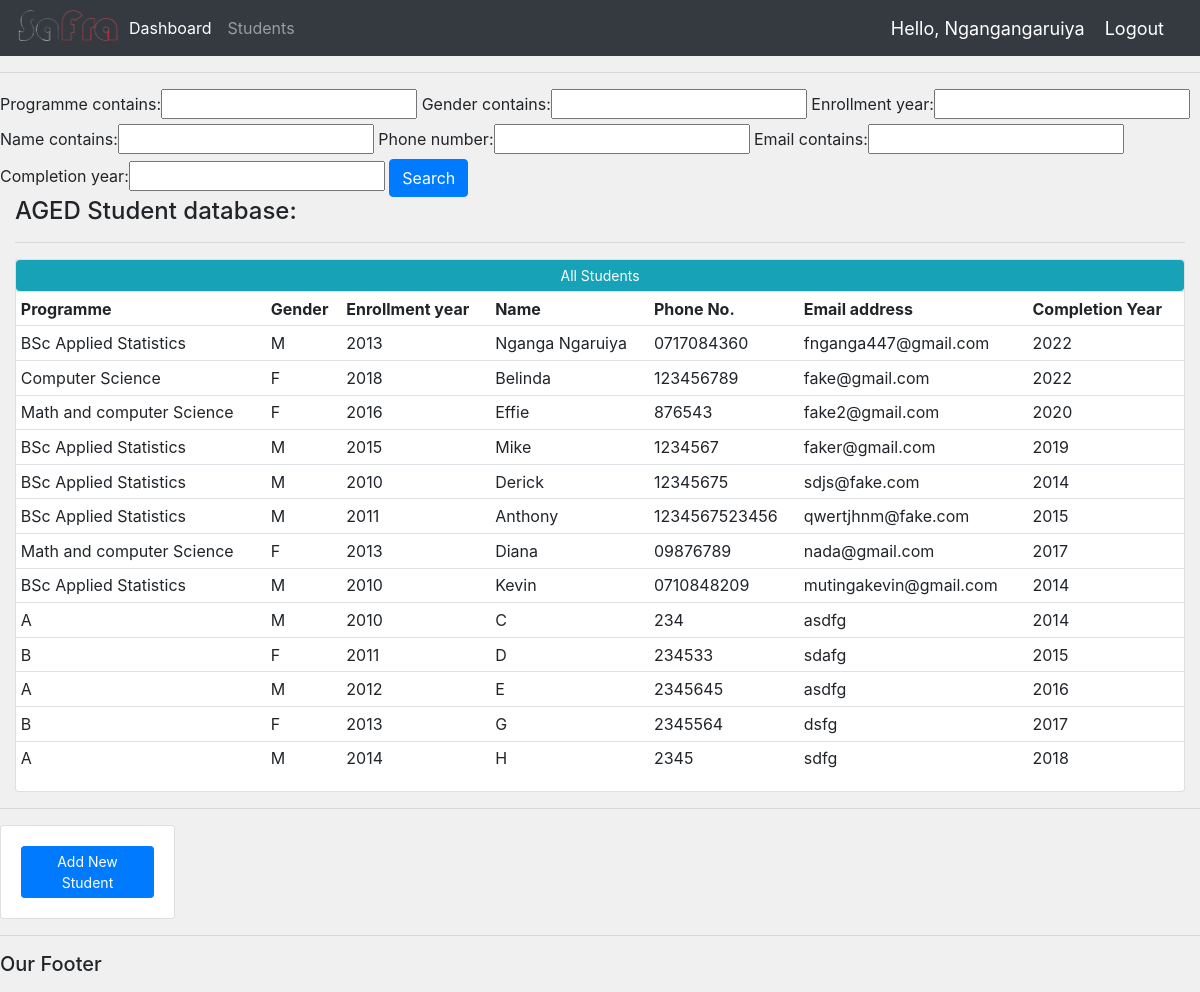
The app's page /students/ (signed in) with its own data.
### students/models.py (models this page shows, shortened)
class Student(models.Model):
	programme = models.CharField(max_length=100, null=True)
	gender = models.CharField(max_length=100, null=True)
	enrollment_year = models.IntegerField(null=True)
	name = models.CharField(max_length=100, null=True)
	phone_number = models.CharField(max_length=100, null=True)
	email = models.CharField(max_length=100, null=True)
	completion_year = models.IntegerField(null=True)

### students/views.py (the view)
# urls.py: path('students/', views.student_data, name='students'),
@login_required(login_url='login')
def student_data(request):
	students = Student.objects.all()
	myFilter = StudentFilter(request.GET, queryset=students)
	students = myFilter.qs
	context = {'students' : students, 'myFilter' : myFilter}
	return render(request, 'students/students.html', context)

### students/templates/students/students.html
{% extends 'students/main.html' %}
{% block content %}
<hr>
<form method="get">
	{{myFilter.form}}
<button class="btn btn-primary" type="submit">
	Search</button>
</form>
	<div class="table table-sm">
		<div class="col-md-12">
		<h4>AGED Student database:</h4>
		<hr>
		<div class="card">
			<a class="btn btn-info  btn-sm btn-block" href="">All Students</a>
			<table class="table">
				<tr>
					<th>Programme</th>
					<th>Gender</th>
					<th>Enrollment year</th>
					<th>Name</th>
					<th>Phone No.</th>
					<th>Email address</th>
					<th>Completion Year</th>
				</tr>
					{% for i in students %}
					<tr>
					<td>{{i.programme}} </td>
					<td>{{i.gender}} </td>
					<td>{{i.enrollment_year}} </td>
					<td>{{i.name}} </td>
					<td>{{i.phone_number}} </td>
					<td>{{i.email}} </td>
					<td>{{i.completion_year}} </td>
					</tr>
					{% endfor %}
			</table>
		</div>
	</div>
{% include 'students/creation.html' %}
{% endblock %}

### students/templates/students/main.html (shortened to what this page needs)
{% load static %}
<!DOCTYPE html>
<html>
<head>
	<link rel="stylesheet" href="https://cdn.jsdelivr.net/npm/bootstrap@4.3.1/dist/css/bootstrap.min.css">
	<link rel="stylesheet" type="text/css" href="{% static '/css/main.css' %}">
</head>
<body>
	{% include 'students/navbar.html' %}
	{% block content %}
	{% endblock %}
	<hr>
	<h5>Our Footer</h5>
</body>
</html>

### students/templates/students/navbar.html (shortened to what this page needs)
{% load static %}
<nav class="navbar navbar-expand-lg navbar-dark bg-dark">
  <img src="{% static '/images/SaFra Logo - Copy.png' %}" style="width: 105px; height: 40px">
  <div class="collapse navbar-collapse" id="navbarNav">
    <ul class="navbar-nav">
      <li class="nav-item active">
        <a class="nav-link" href="{% url 'home' %}">Dashboard <span class="sr-only">(current)</span></a>
      </li>
      <li class="nav-item">
        <a class="nav-link" href="{% url 'students' %}">Students</a>
      </li>
    </ul>
  </div>
  <span class="user_info">Hello, {{request.user|title}} </span>
  <span><a class="user_info" href="{% url 'logout' %}"> Logout</a></span>
</nav>

### students/templates/students/creation.html
<hr>
<div class="row">
	<div class="col-md-2">
	<div class="https://www.youtube.com/watch?v=oCIJqtOqkC8&list=PLjYn2orKlXao0Md4v8fdI1jtU_qiZbOSM&index=1
	">
		<div class="card card-body">
			<a class="btn btn-primary  btn-sm btn-block" href="{% url 'create_student' %}">Add New Student</a>
 		</div>
	</div>
	</div>
</div>

### static/css/main.css (style rules this page uses)
body { background-color: #f0f0f0 }

### students/templates/students/navbar.html (style rules this page uses)
.user_info { font-size: 18px; color: #fff; margin-right: 20px; }

### records on screen
Student: programme "BSc Applied Statistics", gender "M", enrollment_year "2013", name "Nganga Ngaruiya", phone_number "0717084360", email "fnganga447@gmail.com", completion_year "2022"
Student: programme "Computer Science", gender "F", enrollment_year "2018", name "Belinda", phone_number "123456789", email "fake@gmail.com", completion_year "2022"
Student: programme "Math and computer Science", gender "F", enrollment_year "2016", name "Effie", phone_number "876543", email "fake2@gmail.com", completion_year "2020"
Student: programme "BSc Applied Statistics", gender "M", enrollment_year "2015", name "Mike", phone_number "1234567", email "faker@gmail.com", completion_year "2019"
Student: programme "BSc Applied Statistics", gender "M", enrollment_year "2010", name "Derick", phone_number "12345675", email "sdjs@fake.com", completion_year "2014"
Student: programme "BSc Applied Statistics", gender "M", enrollment_year "2011", name "Anthony", phone_number "1234567523456", email "qwertjhnm@fake.com", completion_year "2015"
Student: programme "Math and computer Science", gender "F", enrollment_year "2013", name "Diana", phone_number "09876789", email "nada@gmail.com", completion_year "2017"
Student: programme "BSc Applied Statistics", gender "M", enrollment_year "2010", name "Kevin", phone_number "0710848209", email "mutingakevin@gmail.com", completion_year "2014"
Student: programme "A", gender "M", enrollment_year "2010", name "C", phone_number "234", email "asdfg", completion_year "2014"
Student: programme "B", gender "F", enrollment_year "2011", name "D", phone_number "234533", email "sdafg", completion_year "2015"
Student: programme "A", gender "M", enrollment_year "2012", name "E", phone_number "2345645", email "asdfg", completion_year "2016"
Student: programme "B", gender "F", enrollment_year "2013", name "G", phone_number "2345564", email "dsfg", completion_year "2017"
Student: programme "A", gender "M", enrollment_year "2014", name "H", phone_number "2345", email "sdfg", completion_year "2018"

### other values on screen
{{ request.user|title }} "Ngangangaruiya"
